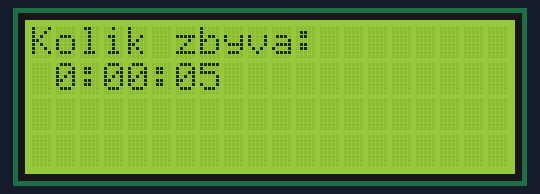
A sketch run on a simulated Arduino Uno, built with avr-gcc and run on an emulated ATmega328P. Parts: 20×4 character LCD. What the sketch prints to the serial monitor is not drawn.

Above: at 0.1 s.
At 1.1 s:
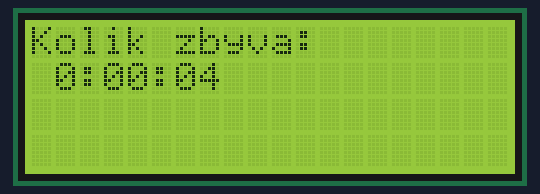
At 4.1 s:
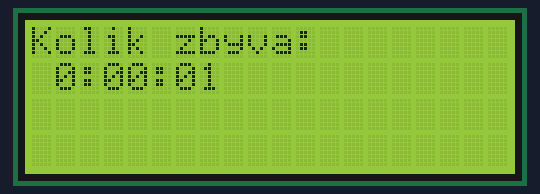
At 7.1 s:
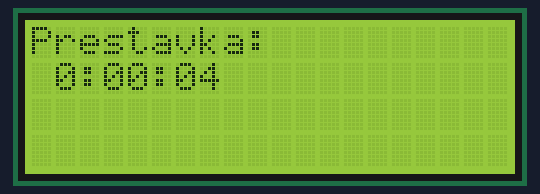
At 10.1 s:
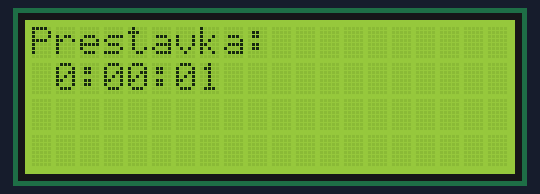
At 23.1 s:
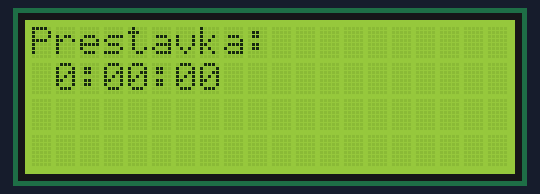

The sketch:

program.ino
```cpp
#include <SD.h>
#include <LiquidCrystal_I2C.h>
#include <SPI.h>
//#include <time.h>

int hours, minutes, seconds;
long counter, interval = 5000;
bool stav;
int target = 3;
int numPomodoro = 0;
long mytime;

LiquidCrystal_I2C lcd(0x27, 20, 4);

void setup()
{
  Serial.begin(9600);
  //Priprava LCDcka
  lcd.init();
  lcd.backlight();
}

void loop()
{
    checkStavu();
}

void odpocet()
{
  while ( mytime >= millis() )
  {
    lcd.setCursor(1, 1);
    counter = (mytime - millis()) / 1000;
    hours = counter / 3600;
    counter -= (hours * 3600);
    minutes = counter / 60;
    counter -= (minutes * 60);
    seconds = counter;
    Serial.print(hours);
    lcd.print(hours);
    Serial.print(":");
    lcd.print(":");
    if (minutes < 10)
    {
      Serial.print("0");
      Serial.print(minutes);
      lcd.print("0");
      lcd.print(minutes);
    }
    else
    {
      Serial.print(minutes);
      lcd.print(minutes);
    }
    Serial.print(":");
    lcd.print(":");
    if (seconds < 10) {
      Serial.print("0");
      Serial.println(seconds);
      lcd.print("0");
      lcd.print(seconds);
    }
    else
    {
      Serial.println(seconds);
      lcd.print(seconds);
    }
  }
  checkStavu();
}

void pomodoro()
{
  lcd.clear();
  lcd.setCursor(0, 0);
  lcd.print("Kolik zbyva: ");
  numPomodoro++;
  odpocet();
}

void prestavka()
{
  lcd.clear();
  lcd.setCursor(0, 0);
  Serial.println("Prestavka: ");
  lcd.print("Prestavka: ");
  odpocet();
}

int konec()
{
  lcd.clear();
  lcd.setCursor(0, 0);
  Serial.println("Autak je idiot");
  lcd.print("Autak je idiot");
  delay(1000);
  target = numPomodoro + 3;
  stav = !stav;
}

int checkStavu()
{
  if (numPomodoro >= target)
  {
    konec();
  }
  else
  {
    mytime = millis() + interval + 1000;
    stav = !stav;
    if (stav == true)
    {
      pomodoro();
    }
    else if (stav == false)
    {
      prestavka();
    }
  }
}
```

Measured:
- what the display in image 1 shows lasts 1.0 s, from 1.1 s to 2.1 s
